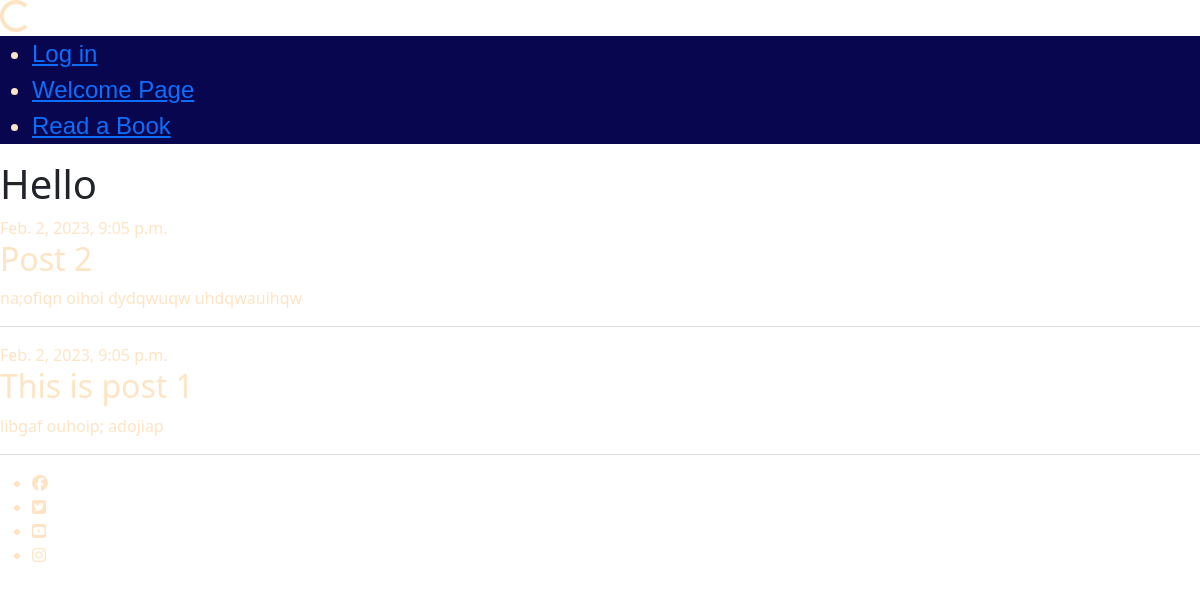
The page /blog/ on the database as committed earlier.
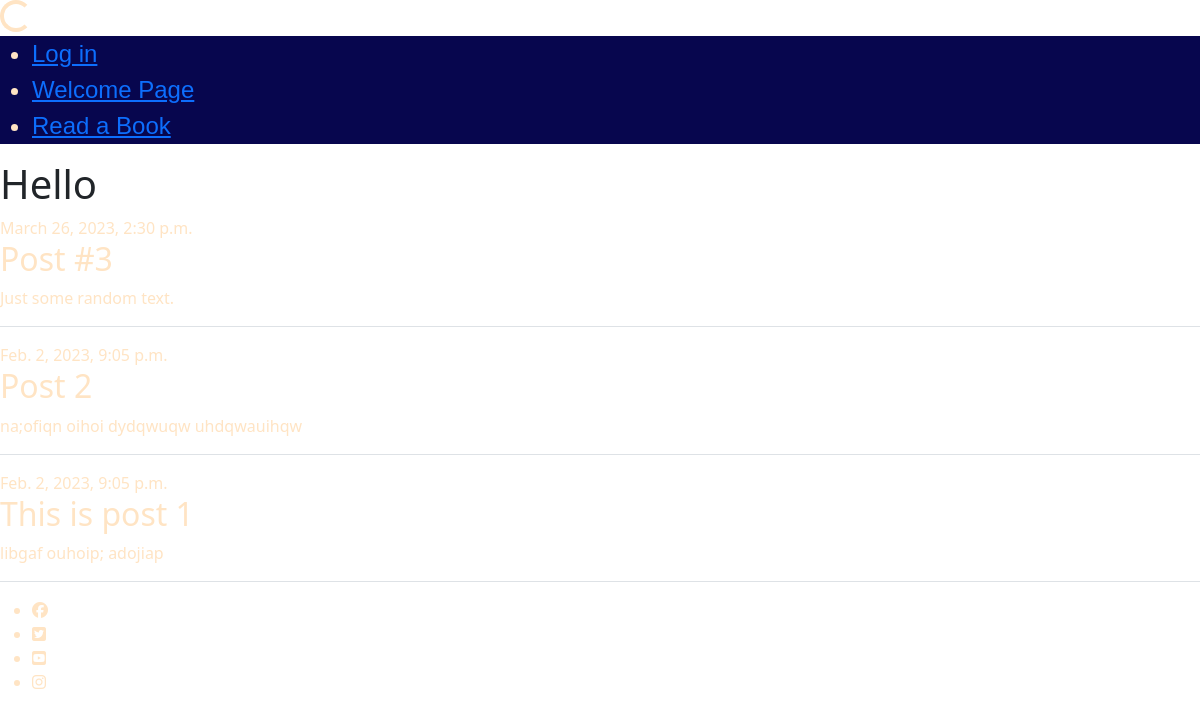
The same page on the database as committed later.
### blog/models.py (models this page shows, shortened)
class Post(models.Model):
    author = models.ForeignKey(User, on_delete=models.DO_NOTHING)
    title = models.CharField(max_length=200)
    text = models.TextField()
    created_date = models.DateTimeField(default=timezone.now)
    published_date = models.DateTimeField(blank=True, null=True)
    cover = models.ImageField(null=True)

### blog/views.py (the view)
# urls.py: path('blog/', views.postlist, name='postlist'),
def postlist(request):
    queryset = Post.objects.filter(published_date__lte=timezone.now()).order_by('-published_date')
    return render(request, 'blog/postlist.html', {'posts': queryset})

### blog/templates/blog/postlist.html (shortened to what this page needs)
{% extends "blog/base.html" %}
{% block content %}
    <h1>Hello</h1>
    {% for post in posts %}
        <div class="post border-bottom mb-3">
            <div class="date">
                {{ post.published_date }}
            </div>
            <h2>{{ post.title }}</h2>
            <p>{{ post.text }}</p>
        </div>
    {% endfor %}
{% endblock %}

### blog/templates/blog/base.html (shortened to what this page needs)
{% load static %}
<!DOCTYPE html>
<html lang="en">
    <head>
       <link rel="stylesheet" href="{% static 'blog/css/style.css' %}">
       <link href="https://cdn.jsdelivr.net/npm/bootstrap@5.3.0-alpha2/dist/css/bootstrap.min.css" rel="stylesheet"
>
    </head>
    <body>
        <div class="spinner-border" role="status">
          </div>
<nav>
    <ul id="menu">
        <li>
            <a href="accounts/login/" class="active">Log in</a>
        </li>
        <li>
            <a href=''>Welcome Page</a>
        </li>
        <li>
             <a href="blog/">Read a Book</a>
        </li>
    </ul>
</nav>
{% block content %}
{% endblock %}
</body>
<footer>
    <ul class="social-networks">
        <li>
            <a href="https://facebook.com" target="_blank" rel="noopener"
            aria-label="Visit our Facebook page (opens in a new tab)"><i class="fa-brands fa-facebook"></i></a>
        </li>
        <li>
            <a href="https://twitter.com" target="_blank" rel="noopener"
            aria-label="Visit our Twitter page (opens in a new tab)"><i class="fa-brands fa-square-twitter"></i></a>
        </li>
        <li>
            <a href="https://youtube.com" target="_blank" rel="noopener"
            aria-label="Visit our Youtube page (opens in a new tab)"><i class="fa-brands fa-square-youtube"></i></a>
        </li>
        <li>
            <a href="https://instagram.com" target="_blank" rel="noopener"
            aria-label="Visit our Instagram page (opens in a new tab)"><i class="fa-brands fa-instagram"></i></a>
        </li>
    </ul>
</footer>
</html>

### blog/static/blog/css/style.css (style rules this page uses)
* { margin: 0; padding: 0; box-sizing: border-box; color: bisque; }
#menu { background-color: rgb(7, 6, 78); font-family: 'Franklin Gothic Medium', 'Arial Narrow', Arial, sans-serif; font-size: x-large; }
body { background-color: rgba(99, 7, 7, 0.57); font-family: 'Gentium Book Plus', serif; }
footer { position: relative; left: 0; bottom: 0; width: 100%; color: blueviolet; }

Rows that differ between the two databases and show on the page:
added Post: published_date "March 26, 2023, 2:30 p.m.", title "Post #3", text "Just some random text."
